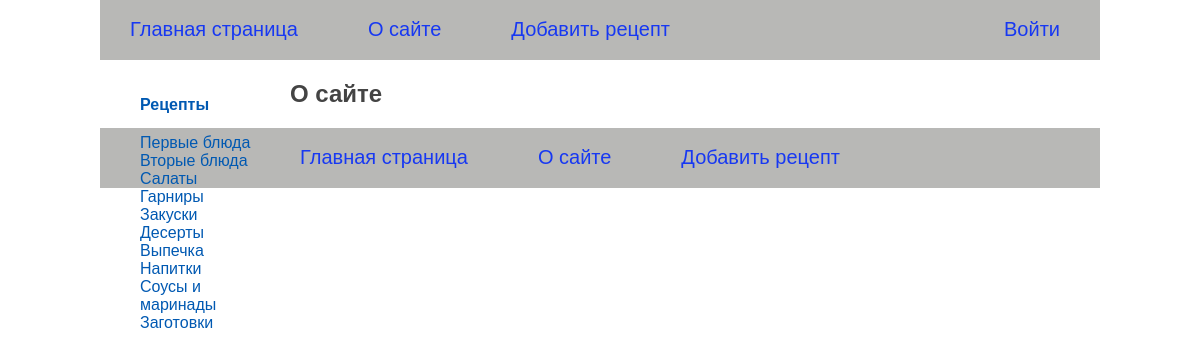
The page /about/ on the database its author committed.
### recipeapp/models.py (models this page shows, shortened)
class Category(models.Model):
    category_name = models.CharField(max_length=100, db_index=True)
    category_slug = models.SlugField(max_length=100, unique=True, db_index=True)
    def get_absolut_url(self):
        return reverse('category', kwargs={'category_slug': self.category_slug})

### recipeapp/views.py (the view)
# urls.py: path('about/', AboutView.as_view(), name='about'),
class AboutView(View):
    def get(self, request: HttpRequest) -> HttpResponse:
        context = {
            'title': 'О сайте',
            'menu': menu,
        }
        return render(request, 'recipeapp/about.html', context=context)

### recipeapp/templatetags/recipe_tags.py (called while the page is built)
@register.inclusion_tag('recipeapp/list_categories.html')
def show_categories(category_selected_id=0):
    categories = Category.objects.all()
    return {'categories': categories, 'category_selected': category_selected_id}

### recipeapp/templates/recipeapp/about.html
{% extends 'base.html' %}
{% block content %}
  <h1>{{ title }}</h1>
{% endblock %}

### recipeapp/templates/recipeapp/list_categories.html
{% for category in categories %}
    {% if category.id == category_selected %}
        <li class="selected">{{ category.category_name }}</li>
    {% else %}
        <li><a href="{{ category.get_absolut_url }}">{{ category.category_name }}</a></li>
    {% endif %}
{% endfor %}

### recipeapp/static/recipeapp/css/styles.css (style rules this page uses)
html, body { font-family: 'Arial'; margin: 0; padding: 0; height: 100%; width: 100%; color: #444; }
a { color: #0059b2; text-decoration: none; }

### rows shown on the page
Category: category_name "Первые блюда"
Category: category_name "Вторые блюда"
Category: category_name "Салаты"
Category: category_name "Гарниры"
Category: category_name "Закуски"
Category: category_name "Десерты"
Category: category_name "Выпечка"
Category: category_name "Напитки"
Category: category_name "Соусы и маринады"
Category: category_name "Заготовки"

### other values the page prints
{{ m.title }} "О сайте" "Добавить рецепт" "Войти"
{{ title }} "О сайте"
{{ m.title }} "О сайте" "Добавить рецепт"
